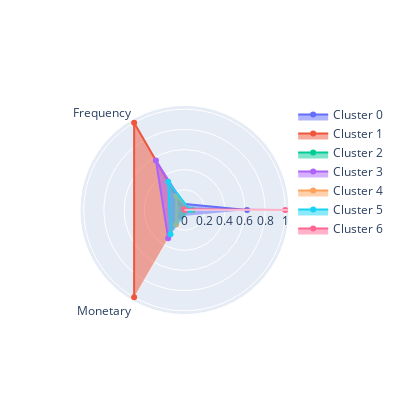

Notebook code cell kept with this figure:
### Code cell
plot_cluster_profile(grouped_stats,7)

### Figure 1 — Plotly figure (JSON) as saved in the notebook; plotly's stock layout.template omitted (floating-point values rounded to 4 significant figures)
{"data": [{"fill": "toself", "name": "Cluster 0", "r": [0.621, 0.07411, 0.07025], "theta": ["Recency", "Frequency", "Monetary"], "type": "scatterpolar"}, {"fill": "toself", "name": "Cluster 1", "r": [0, 1, 1.0], "theta": ["Recency", "Frequency", "Monetary"], "type": "scatterpolar"}, {"fill": "toself", "name": "Cluster 2", "r": [0.0747, 0, 0.03497], "theta": ["Recency", "Frequency", "Monetary"], "type": "scatterpolar"}, {"fill": "toself", "name": "Cluster 3", "r": [0.02822, 0.5672, 0.3243], "theta": ["Recency", "Frequency", "Monetary"], "type": "scatterpolar"}, {"fill": "toself", "name": "Cluster 4", "r": [0.06055, 0.1608, 0.1671], "theta": ["Recency", "Frequency", "Monetary"], "type": "scatterpolar"}, {"fill": "toself", "name": "Cluster 5", "r": [0.05519, 0.3227, 0.2778], "theta": ["Recency", "Frequency", "Monetary"], "type": "scatterpolar"}, {"fill": "toself", "name": "Cluster 6", "r": [1, 0.007228, 0], "theta": ["Recency", "Frequency", "Monetary"], "type": "scatterpolar"}], "layout": {"autosize": false, "height": 400, "showlegend": true, "width": 400}}
